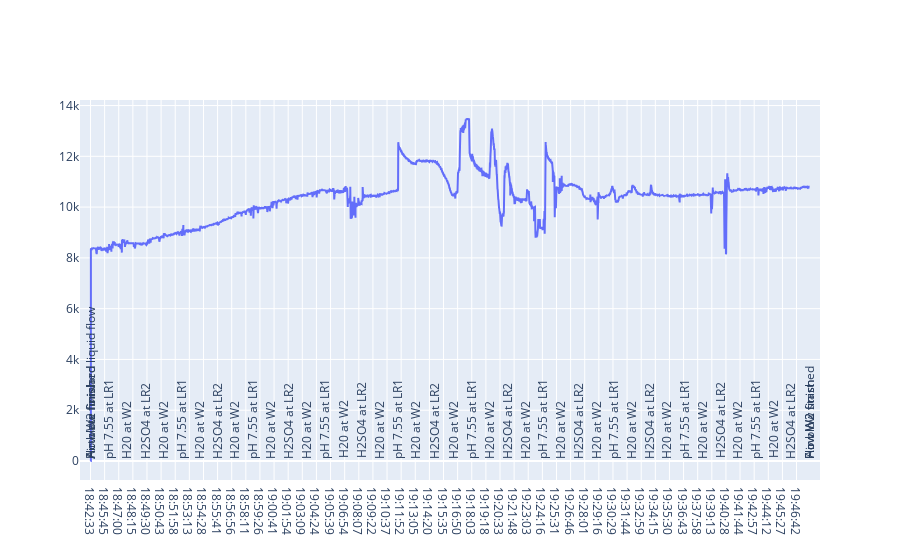
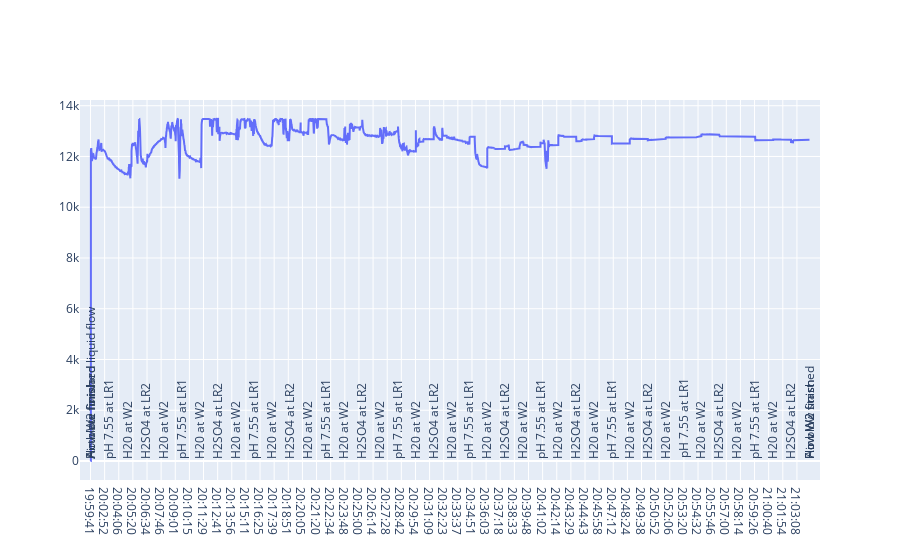
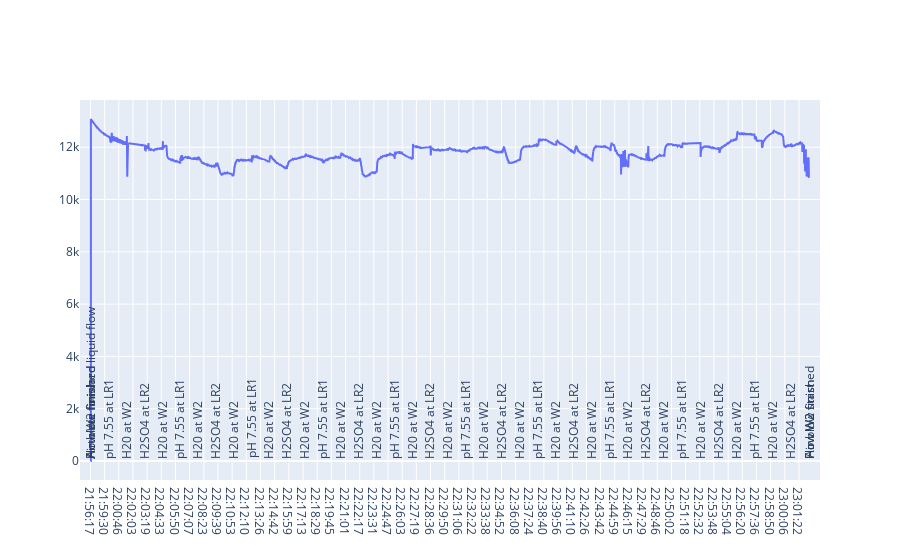

Source (notebook cell) for these figures, in order:
### Markdown cell above
Результыты от 12 июня. Обнаружен муар и не найдено четкой зависимости между подачей разных раствопров и значениями

### Code cell
draw_file('20200612-01-10reads.log')
draw_file('20200612-02-10reads.log')
draw_file('20200612-03-10reads.log')

### Figure 1 — Plotly figure (JSON) as saved in the notebook; plotly's stock layout.template omitted (floating-point values rounded to 4 significant figures; data arrays with more than 128 entries replaced by an {"elided": "..."} marker saying what was removed)
{"data": [{"type": "scatter", "x": {"elided": "12045 str values"}, "y": {"elided": "12045 mixed values"}}], "layout": {"annotations": [{"align": "center", "showarrow": false, "text": "Activate forward liquid flow", "textangle": -90, "x": "18:42:33", "yanchor": "bottom"}, {"align": "center", "showarrow": false, "text": "Air blow finish", "textangle": -90, "x": "18:43:34", "yanchor": "bottom"}, {"align": "center", "showarrow": false, "text": "Flow W2 finished", "textangle": -90, "x": "18:44:34", "yanchor": "bottom"}, {"align": "center", "showarrow": false, "text": "pH 7.55 at LR1", "textangle": -90, "x": "18:46:10", "yanchor": "bottom"}, {"align": "center", "showarrow": false, "text": "H20 at W2", "textangle": -90, "x": "18:47:46", "yanchor": "bottom"}, {"align": "center", "showarrow": false, "text": "H2SO4 at LR2", "textangle": -90, "x": "18:49:24", "yanchor": "bottom"}, {"align": "center", "showarrow": false, "text": "H20 at W2", "textangle": -90, "x": "18:50:59", "yanchor": "bottom"}, {"align": "center", "showarrow": false, "text": "pH 7.55 at LR1", "textangle": -90, "x": "18:52:34", "yanchor": "bottom"}, {"align": "center", "showarrow": false, "text": "H20 at W2", "textangle": -90, "x": "18:54:09", "yanchor": "bottom"}, {"align": "center", "showarrow": false, "text": "H2SO4 at LR2", "textangle": -90, "x": "18:55:44", "yanchor": "bottom"}, {"align": "center", "showarrow": false, "text": "H20 at W2", "textangle": -90, "x": "18:57:17", "yanchor": "bottom"}, {"align": "center", "showarrow": false, "text": "pH 7.55 at LR1", "textangle": -90, "x": "18:58:51", "yanchor": "bottom"}, {"align": "center", "showarrow": false, "text": "H20 at W2", "textangle": -90, "x": "19:00:27", "yanchor": "bottom"}, {"align": "center", "showarrow": false, "text": "H2SO4 at LR2", "textangle": -90, "x": "19:02:02", "yanchor": "bottom"}, {"align": "center", "showarrow": false, "text": "H20 at W2", "textangle": -90, "x": "19:03:37", "yanchor": "bottom"}, {"align": "center", "showarrow": false, "text": "pH 7.55 at LR1", "textangle": -90, "x": "19:05:12", "yanchor": "bottom"}, {"align": "center", "showarrow": false, "text": "H20 at W2", "textangle": -90, "x": "19:06:48", "yanchor": "bottom"}, {"align": "center", "showarrow": false, "text": "H2SO4 at LR2", "textangle": -90, "x": "19:08:23", "yanchor": "bottom"}, {"align": "center", "showarrow": false, "text": "H20 at W2", "textangle": -90, "x": "19:09:59", "yanchor": "bottom"}, {"align": "center", "showarrow": false, "text": "pH 7.55 at LR1", "textangle": -90, "x": "19:11:34", "yanchor": "bottom"}, {"align": "center", "showarrow": false, "text": "H20 at W2", "textangle": -90, "x": "19:13:12", "yanchor": "bottom"}, {"align": "center", "showarrow": false, "text": "H2SO4 at LR2", "textangle": -90, "x": "19:14:51", "yanchor": "bottom"}, {"align": "center", "showarrow": false, "text": "H20 at W2", "textangle": -90, "x": "19:16:29", "yanchor": "bottom"}, {"align": "center", "showarrow": false, "text": "pH 7.55 at LR1", "textangle": -90, "x": "19:18:06", "yanchor": "bottom"}, {"align": "center", "showarrow": false, "text": "H20 at W2", "textangle": -90, "x": "19:19:40", "yanchor": "bottom"}, {"align": "center", "showarrow": false, "text": "H2SO4 at LR2", "textangle": -90, "x": "19:21:16", "yanchor": "bottom"}, {"align": "center", "showarrow": false, "text": "H20 at W2", "textangle": -90, "x": "19:22:50", "yanchor": "bottom"}, {"align": "center", "showarrow": false, "text": "pH 7.55 at LR1", "textangle": -90, "x": "19:24:23", "yanchor": "bottom"}, {"align": "center", "showarrow": false, "text": "H20 at W2", "textangle": -90, "x": "19:25:57", "yanchor": "bottom"}, {"align": "center", "showarrow": false, "text": "H2SO4 at LR2", "textangle": -90, "x": "19:27:31", "yanchor": "bottom"}, {"align": "center", "showarrow": false, "text": "H20 at W2", "textangle": -90, "x": "19:29:05", "yanchor": "bottom"}, {"align": "center", "showarrow": false, "text": "pH 7.55 at LR1", "textangle": -90, "x": "19:30:38", "yanchor": "bottom"}, {"align": "center", "showarrow": false, "text": "H20 at W2", "textangle": -90, "x": "19:32:12", "yanchor": "bottom"}, {"align": "center", "showarrow": false, "text": "H2SO4 at LR2", "textangle": -90, "x": "19:33:46", "yanchor": "bottom"}, {"align": "center", "showarrow": false, "text": "H20 at W2", "textangle": -90, "x": "19:35:19", "yanchor": "bottom"}, {"align": "center", "showarrow": false, "text": "pH 7.55 at LR1", "textangle": -90, "x": "19:36:52", "yanchor": "bottom"}, {"align": "center", "showarrow": false, "text": "H20 at W2", "textangle": -90, "x": "19:38:26", "yanchor": "bottom"}, {"align": "center", "showarrow": false, "text": "H2SO4 at LR2", "textangle": -90, "x": "19:40:00", "yanchor": "bottom"}, {"align": "center", "showarrow": false, "text": "H20 at W2", "textangle": -90, "x": "19:41:34", "yanchor": "bottom"}, {"align": "center", "showarrow": false, "text": "pH 7.55 at LR1", "textangle": -90, "x": "19:43:07", "yanchor": "bottom"}, {"align": "center", "showarrow": false, "text": "H20 at W2", "textangle": -90, "x": "19:44:41", "yanchor": "bottom"}, {"align": "center", "showarrow": false, "text": "H2SO4 at LR2", "textangle": -90, "x": "19:46:15", "yanchor": "bottom"}, {"align": "center", "showarrow": false, "text": "Flow W2 start", "textangle": -90, "x": "19:47:49", "yanchor": "bottom"}, {"align": "center", "showarrow": false, "text": "Flow W2 finished", "textangle": -90, "x": "19:47:59", "yanchor": "bottom"}, {"align": "center", "showarrow": false, "text": "Air blow finish", "textangle": -90, "x": "19:48:30", "yanchor": "bottom"}]}}

### Figure 2 — Plotly figure (JSON) as saved in the notebook; plotly's stock layout.template omitted (floating-point values rounded to 4 significant figures; data arrays with more than 128 entries replaced by an {"elided": "..."} marker saying what was removed)
{"data": [{"type": "scatter", "x": {"elided": "12045 str values"}, "y": {"elided": "12045 mixed values"}}], "layout": {"annotations": [{"align": "center", "showarrow": false, "text": "Activate forward liquid flow", "textangle": -90, "x": "19:59:41", "yanchor": "bottom"}, {"align": "center", "showarrow": false, "text": "Air blow finish", "textangle": -90, "x": "20:00:41", "yanchor": "bottom"}, {"align": "center", "showarrow": false, "text": "Flow W2 finished", "textangle": -90, "x": "20:01:42", "yanchor": "bottom"}, {"align": "center", "showarrow": false, "text": "pH 7.55 at LR1", "textangle": -90, "x": "20:03:17", "yanchor": "bottom"}, {"align": "center", "showarrow": false, "text": "H20 at W2", "textangle": -90, "x": "20:04:54", "yanchor": "bottom"}, {"align": "center", "showarrow": false, "text": "H2SO4 at LR2", "textangle": -90, "x": "20:06:29", "yanchor": "bottom"}, {"align": "center", "showarrow": false, "text": "H20 at W2", "textangle": -90, "x": "20:08:04", "yanchor": "bottom"}, {"align": "center", "showarrow": false, "text": "pH 7.55 at LR1", "textangle": -90, "x": "20:09:38", "yanchor": "bottom"}, {"align": "center", "showarrow": false, "text": "H20 at W2", "textangle": -90, "x": "20:11:12", "yanchor": "bottom"}, {"align": "center", "showarrow": false, "text": "H2SO4 at LR2", "textangle": -90, "x": "20:12:46", "yanchor": "bottom"}, {"align": "center", "showarrow": false, "text": "H20 at W2", "textangle": -90, "x": "20:14:20", "yanchor": "bottom"}, {"align": "center", "showarrow": false, "text": "pH 7.55 at LR1", "textangle": -90, "x": "20:15:54", "yanchor": "bottom"}, {"align": "center", "showarrow": false, "text": "H20 at W2", "textangle": -90, "x": "20:17:28", "yanchor": "bottom"}, {"align": "center", "showarrow": false, "text": "H2SO4 at LR2", "textangle": -90, "x": "20:19:01", "yanchor": "bottom"}, {"align": "center", "showarrow": false, "text": "H20 at W2", "textangle": -90, "x": "20:20:36", "yanchor": "bottom"}, {"align": "center", "showarrow": false, "text": "pH 7.55 at LR1", "textangle": -90, "x": "20:22:10", "yanchor": "bottom"}, {"align": "center", "showarrow": false, "text": "H20 at W2", "textangle": -90, "x": "20:23:45", "yanchor": "bottom"}, {"align": "center", "showarrow": false, "text": "H2SO4 at LR2", "textangle": -90, "x": "20:25:18", "yanchor": "bottom"}, {"align": "center", "showarrow": false, "text": "H20 at W2", "textangle": -90, "x": "20:26:52", "yanchor": "bottom"}, {"align": "center", "showarrow": false, "text": "pH 7.55 at LR1", "textangle": -90, "x": "20:28:25", "yanchor": "bottom"}, {"align": "center", "showarrow": false, "text": "H20 at W2", "textangle": -90, "x": "20:29:59", "yanchor": "bottom"}, {"align": "center", "showarrow": false, "text": "H2SO4 at LR2", "textangle": -90, "x": "20:31:32", "yanchor": "bottom"}, {"align": "center", "showarrow": false, "text": "H20 at W2", "textangle": -90, "x": "20:33:05", "yanchor": "bottom"}, {"align": "center", "showarrow": false, "text": "pH 7.55 at LR1", "textangle": -90, "x": "20:34:38", "yanchor": "bottom"}, {"align": "center", "showarrow": false, "text": "H20 at W2", "textangle": -90, "x": "20:36:12", "yanchor": "bottom"}, {"align": "center", "showarrow": false, "text": "H2SO4 at LR2", "textangle": -90, "x": "20:37:45", "yanchor": "bottom"}, {"align": "center", "showarrow": false, "text": "H20 at W2", "textangle": -90, "x": "20:39:18", "yanchor": "bottom"}, {"align": "center", "showarrow": false, "text": "pH 7.55 at LR1", "textangle": -90, "x": "20:40:51", "yanchor": "bottom"}, {"align": "center", "showarrow": false, "text": "H20 at W2", "textangle": -90, "x": "20:42:25", "yanchor": "bottom"}, {"align": "center", "showarrow": false, "text": "H2SO4 at LR2", "textangle": -90, "x": "20:43:58", "yanchor": "bottom"}, {"align": "center", "showarrow": false, "text": "H20 at W2", "textangle": -90, "x": "20:45:32", "yanchor": "bottom"}, {"align": "center", "showarrow": false, "text": "pH 7.55 at LR1", "textangle": -90, "x": "20:47:05", "yanchor": "bottom"}, {"align": "center", "showarrow": false, "text": "H20 at W2", "textangle": -90, "x": "20:48:38", "yanchor": "bottom"}, {"align": "center", "showarrow": false, "text": "H2SO4 at LR2", "textangle": -90, "x": "20:50:11", "yanchor": "bottom"}, {"align": "center", "showarrow": false, "text": "H20 at W2", "textangle": -90, "x": "20:51:45", "yanchor": "bottom"}, {"align": "center", "showarrow": false, "text": "pH 7.55 at LR1", "textangle": -90, "x": "20:53:18", "yanchor": "bottom"}, {"align": "center", "showarrow": false, "text": "H20 at W2", "textangle": -90, "x": "20:54:51", "yanchor": "bottom"}, {"align": "center", "showarrow": false, "text": "H2SO4 at LR2", "textangle": -90, "x": "20:56:24", "yanchor": "bottom"}, {"align": "center", "showarrow": false, "text": "H20 at W2", "textangle": -90, "x": "20:57:58", "yanchor": "bottom"}, {"align": "center", "showarrow": false, "text": "pH 7.55 at LR1", "textangle": -90, "x": "20:59:31", "yanchor": "bottom"}, {"align": "center", "showarrow": false, "text": "H20 at W2", "textangle": -90, "x": "21:01:04", "yanchor": "bottom"}, {"align": "center", "showarrow": false, "text": "H2SO4 at LR2", "textangle": -90, "x": "21:02:38", "yanchor": "bottom"}, {"align": "center", "showarrow": false, "text": "Flow W2 start", "textangle": -90, "x": "21:04:12", "yanchor": "bottom"}, {"align": "center", "showarrow": false, "text": "Flow W2 finished", "textangle": -90, "x": "21:04:22", "yanchor": "bottom"}, {"align": "center", "showarrow": false, "text": "Air blow finish", "textangle": -90, "x": "21:04:52", "yanchor": "bottom"}]}}

### Figure 3 — Plotly figure (JSON) as saved in the notebook; plotly's stock layout.template omitted (floating-point values rounded to 4 significant figures; data arrays with more than 128 entries replaced by an {"elided": "..."} marker saying what was removed)
{"data": [{"type": "scatter", "x": {"elided": "12045 str values"}, "y": {"elided": "12045 mixed values"}}], "layout": {"annotations": [{"align": "center", "showarrow": false, "text": "Activate forward liquid flow", "textangle": -90, "x": "21:56:17", "yanchor": "bottom"}, {"align": "center", "showarrow": false, "text": "Air blow finish", "textangle": -90, "x": "21:57:18", "yanchor": "bottom"}, {"align": "center", "showarrow": false, "text": "Flow W2 finished", "textangle": -90, "x": "21:58:18", "yanchor": "bottom"}, {"align": "center", "showarrow": false, "text": "pH 7.55 at LR1", "textangle": -90, "x": "21:59:54", "yanchor": "bottom"}, {"align": "center", "showarrow": false, "text": "H20 at W2", "textangle": -90, "x": "22:01:31", "yanchor": "bottom"}, {"align": "center", "showarrow": false, "text": "H2SO4 at LR2", "textangle": -90, "x": "22:03:07", "yanchor": "bottom"}, {"align": "center", "showarrow": false, "text": "H20 at W2", "textangle": -90, "x": "22:04:43", "yanchor": "bottom"}, {"align": "center", "showarrow": false, "text": "pH 7.55 at LR1", "textangle": -90, "x": "22:06:18", "yanchor": "bottom"}, {"align": "center", "showarrow": false, "text": "H20 at W2", "textangle": -90, "x": "22:07:53", "yanchor": "bottom"}, {"align": "center", "showarrow": false, "text": "H2SO4 at LR2", "textangle": -90, "x": "22:09:28", "yanchor": "bottom"}, {"align": "center", "showarrow": false, "text": "H20 at W2", "textangle": -90, "x": "22:11:04", "yanchor": "bottom"}, {"align": "center", "showarrow": false, "text": "pH 7.55 at LR1", "textangle": -90, "x": "22:12:39", "yanchor": "bottom"}, {"align": "center", "showarrow": false, "text": "H20 at W2", "textangle": -90, "x": "22:14:14", "yanchor": "bottom"}, {"align": "center", "showarrow": false, "text": "H2SO4 at LR2", "textangle": -90, "x": "22:15:49", "yanchor": "bottom"}, {"align": "center", "showarrow": false, "text": "H20 at W2", "textangle": -90, "x": "22:17:25", "yanchor": "bottom"}, {"align": "center", "showarrow": false, "text": "pH 7.55 at LR1", "textangle": -90, "x": "22:19:00", "yanchor": "bottom"}, {"align": "center", "showarrow": false, "text": "H20 at W2", "textangle": -90, "x": "22:20:36", "yanchor": "bottom"}, {"align": "center", "showarrow": false, "text": "H2SO4 at LR2", "textangle": -90, "x": "22:22:12", "yanchor": "bottom"}, {"align": "center", "showarrow": false, "text": "H20 at W2", "textangle": -90, "x": "22:23:47", "yanchor": "bottom"}, {"align": "center", "showarrow": false, "text": "pH 7.55 at LR1", "textangle": -90, "x": "22:25:23", "yanchor": "bottom"}, {"align": "center", "showarrow": false, "text": "H20 at W2", "textangle": -90, "x": "22:26:59", "yanchor": "bottom"}, {"align": "center", "showarrow": false, "text": "H2SO4 at LR2", "textangle": -90, "x": "22:28:35", "yanchor": "bottom"}, {"align": "center", "showarrow": false, "text": "H20 at W2", "textangle": -90, "x": "22:30:10", "yanchor": "bottom"}, {"align": "center", "showarrow": false, "text": "pH 7.55 at LR1", "textangle": -90, "x": "22:31:46", "yanchor": "bottom"}, {"align": "center", "showarrow": false, "text": "H20 at W2", "textangle": -90, "x": "22:33:22", "yanchor": "bottom"}, {"align": "center", "showarrow": false, "text": "H2SO4 at LR2", "textangle": -90, "x": "22:34:58", "yanchor": "bottom"}, {"align": "center", "showarrow": false, "text": "H20 at W2", "textangle": -90, "x": "22:36:34", "yanchor": "bottom"}, {"align": "center", "showarrow": false, "text": "pH 7.55 at LR1", "textangle": -90, "x": "22:38:10", "yanchor": "bottom"}, {"align": "center", "showarrow": false, "text": "H20 at W2", "textangle": -90, "x": "22:39:47", "yanchor": "bottom"}, {"align": "center", "showarrow": false, "text": "H2SO4 at LR2", "textangle": -90, "x": "22:41:23", "yanchor": "bottom"}, {"align": "center", "showarrow": false, "text": "H20 at W2", "textangle": -90, "x": "22:42:59", "yanchor": "bottom"}, {"align": "center", "showarrow": false, "text": "pH 7.55 at LR1", "textangle": -90, "x": "22:44:36", "yanchor": "bottom"}, {"align": "center", "showarrow": false, "text": "H20 at W2", "textangle": -90, "x": "22:46:12", "yanchor": "bottom"}, {"align": "center", "showarrow": false, "text": "H2SO4 at LR2", "textangle": -90, "x": "22:47:49", "yanchor": "bottom"}, {"align": "center", "showarrow": false, "text": "H20 at W2", "textangle": -90, "x": "22:49:25", "yanchor": "bottom"}, {"align": "center", "showarrow": false, "text": "pH 7.55 at LR1", "textangle": -90, "x": "22:51:01", "yanchor": "bottom"}, {"align": "center", "showarrow": false, "text": "H20 at W2", "textangle": -90, "x": "22:52:38", "yanchor": "bottom"}, {"align": "center", "showarrow": false, "text": "H2SO4 at LR2", "textangle": -90, "x": "22:54:14", "yanchor": "bottom"}, {"align": "center", "showarrow": false, "text": "H20 at W2", "textangle": -90, "x": "22:55:51", "yanchor": "bottom"}, {"align": "center", "showarrow": false, "text": "pH 7.55 at LR1", "textangle": -90, "x": "22:57:27", "yanchor": "bottom"}, {"align": "center", "showarrow": false, "text": "H20 at W2", "textangle": -90, "x": "22:59:03", "yanchor": "bottom"}, {"align": "center", "showarrow": false, "text": "H2SO4 at LR2", "textangle": -90, "x": "23:00:40", "yanchor": "bottom"}, {"align": "center", "showarrow": false, "text": "Flow W2 start", "textangle": -90, "x": "23:02:17", "yanchor": "bottom"}, {"align": "center", "showarrow": false, "text": "Flow W2 finished", "textangle": -90, "x": "23:02:27", "yanchor": "bottom"}, {"align": "center", "showarrow": false, "text": "Air blow finish", "textangle": -90, "x": "23:02:58", "yanchor": "bottom"}]}}
